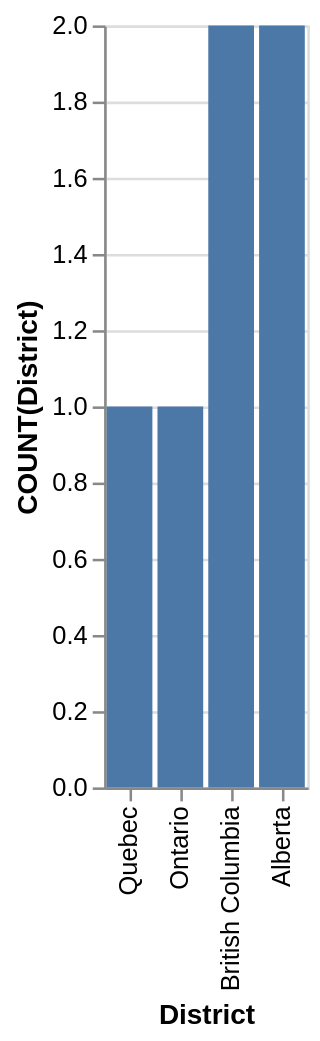

Here is the Vega-Lite specification saved for this chart:
### Vega-Lite specification from a JSON file in a GitHub repository (floating-point values rounded to 4 significant figures)
{"data": {"values": [{"x_data": "Quebec", "y_data": 1}, {"x_data": "Ontario", "y_data": 1}, {"x_data": "British Columbia", "y_data": 2}, {"x_data": "Alberta", "y_data": 2}]}, "mark": "bar", "encoding": {"x": {"field": "x_data", "type": "nominal", "title": "District", "sort": "descending"}, "y": {"field": "y_data", "type": "quantitative", "title": "COUNT(District)"}}}
